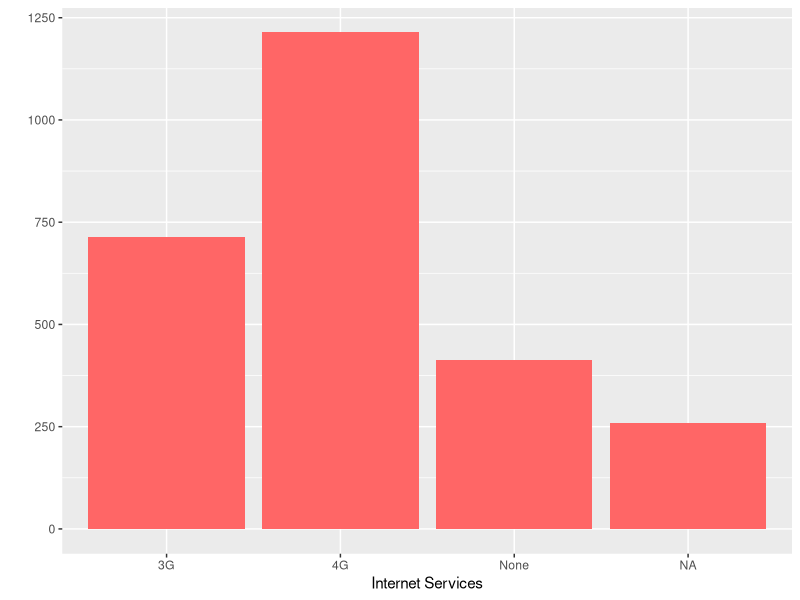
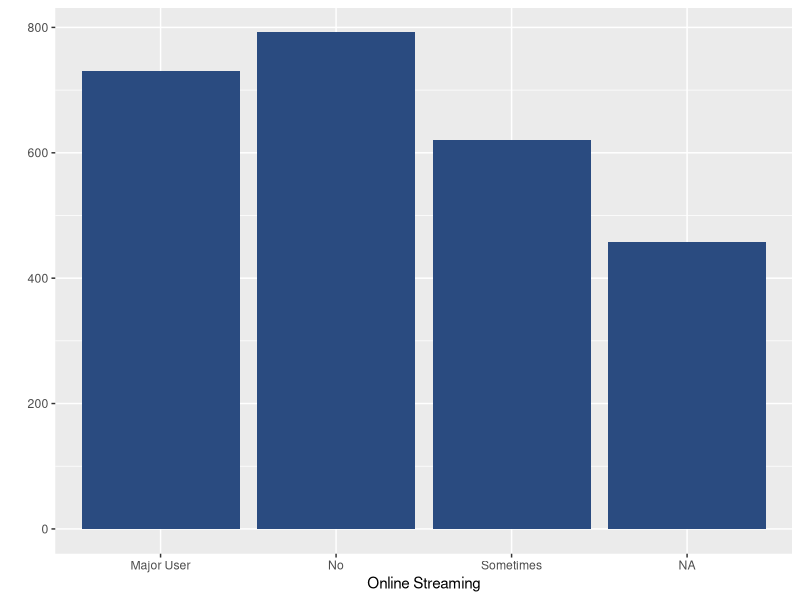
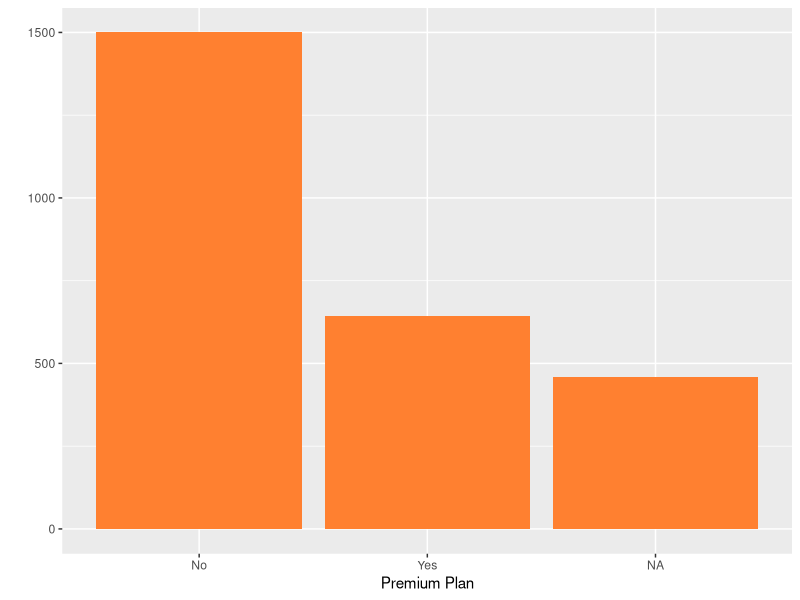
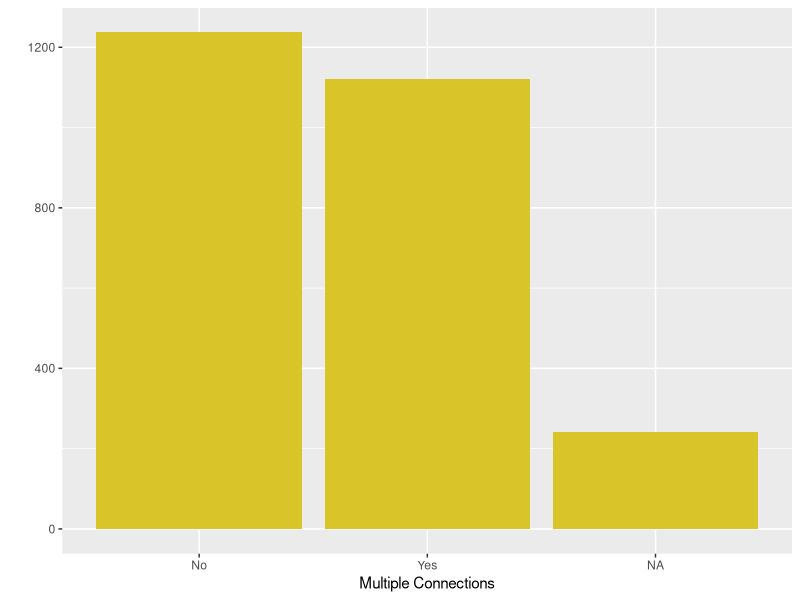
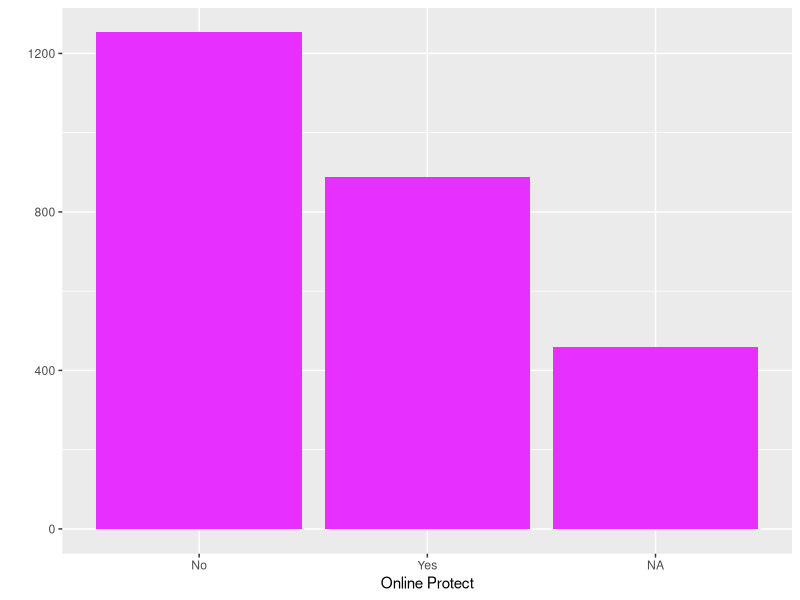
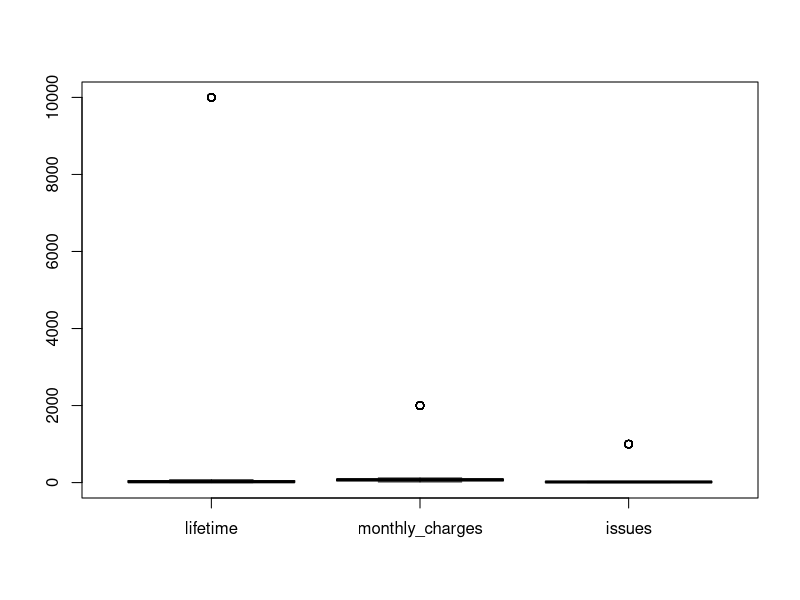
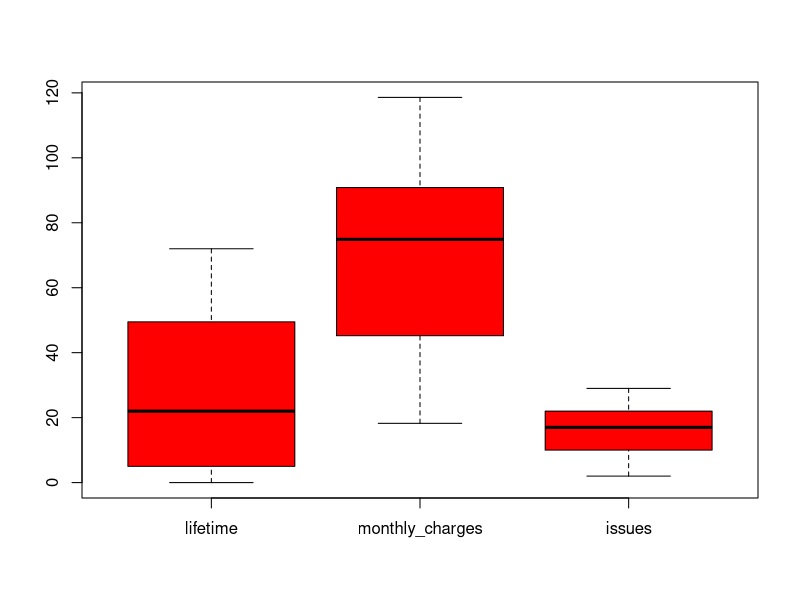
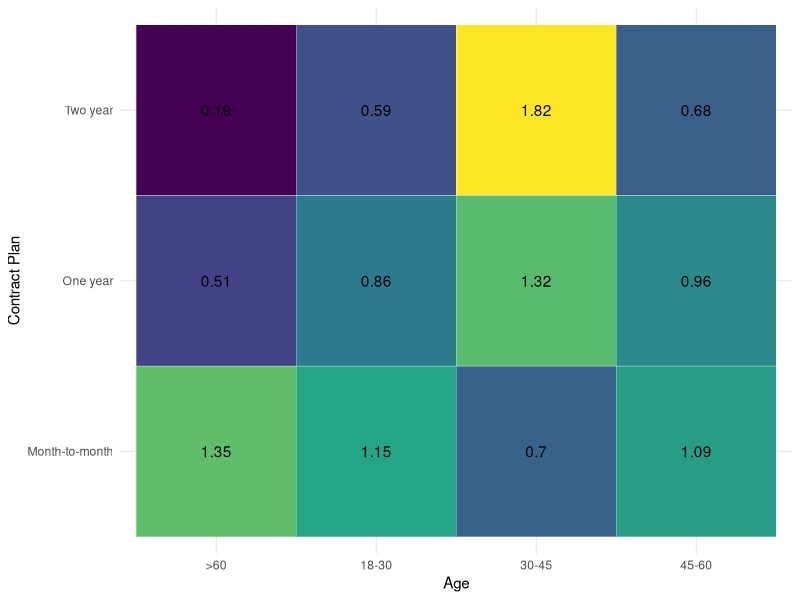

Generate these figures, in order, with R:
## ---- chunk 1
library("ggplot2")
library("dplyr")
library("reshape2")
## ---- chunk 2
raw_data <- read.csv("data/train.csv", header = TRUE)
head(raw_data)
## ---- chunk 3
summary(raw_data)
## ---- chunk 4
raw_data <- read.csv("data/train.csv", header = TRUE, na.strings = "")
ggplot(raw_data) +
  aes(internet_services) +
  geom_bar(stat="count", fill="#FF6666") +
  labs(
    x="Internet Services",
    y=" "
  )
## ---- chunk 5
ggplot(raw_data) +
  aes(online_streaming) +
  geom_bar(stat="count", fill="#2a4b80") +
  labs(
    x="Online Streaming",
    y=" "
  )
## ---- chunk 6
ggplot(raw_data) +
  aes(premium_plan) +
  geom_bar(stat="count", fill="#ff8030") +
  labs(
    x="Premium Plan",
    y=" "
  )
## ---- chunk 7
ggplot(raw_data) +
  aes(multiple_connections) +
  geom_bar(stat="count", fill="#d9c429") +
  labs(
    x="Multiple Connections",
    y=" "
  )
## ---- chunk 8
ggplot(raw_data) +
  aes(online_protect) +
  geom_bar(stat="count", fill="#e730ff") +
  labs(
    x="Online Protect",
    y=" "
  )
## ---- chunk 9
raw_data %>% 
  select(lifetime, monthly_charges, issues) %>% 
  boxplot(col="red")
## ---- chunk 10
upper_bound <- function(col){
  q1 <- quantile(col, 0.25)
  q3 <- quantile(col, 0.75)
  iqr <- q3 - q1
  upper <- q3 + 1.5*iqr
  return(upper)
}

upper_lifetime <- upper_bound(raw_data$lifetime)
upper_monthly_charges <- upper_bound(raw_data$monthly_charges)
upper_issues <- upper_bound(raw_data$issues)
max_value <- max(upper_lifetime, upper_monthly_charges, upper_issues)
data <- raw_data %>% 
  filter(lifetime < max_value, monthly_charges < max_value, issues < max_value)
data %>% 
  select(lifetime, monthly_charges, issues) %>% 
  boxplot(col="red")
## ---- chunk 11
data_contract_age <- data %>% 
                  select(c("contract_plan", "age"))
data_contract_age["value"] <- 1

contract_age <- data_contract_age %>% 
  dcast(age ~ contract_plan, value.var = "value", sum)

contract_age %>% 
  select(-1) %>% 
  as.matrix() %>% 
  chisq.test()

contract_age %>% 
  slice(1:4) %>% 
  melt(id.vars = "age") %>% 
  group_by(age) %>% 
  mutate(total_by_status = sum(value)) %>% 
  ungroup %>% 
  group_by(variable) %>% 
  mutate(total_contract_plan = sum(value)) %>% 
  ungroup %>% 
  rename(plan = variable) %>% 
  mutate(expected = total_by_status*total_contract_plan/sum(value)) %>% 
  mutate(lift = value/expected) %>% 
  ggplot(aes(age, plan)) +
  geom_tile(aes(fill = lift), color = "white") +
  geom_text(aes(label = round(lift,2))) +
  scale_fill_viridis_c() +
  theme_minimal() +
  theme(legend.position = "none") +
  labs(
    x="Age",
    y="Contract Plan"
  )
## ---- chunk 12
data_contract <- data %>% 
                  select(c("contract_plan", "exit_status"))
data_contract["value"] <- 1

contract <- data_contract %>% 
  dcast(exit_status ~ contract_plan, value.var = "value", sum)

contract %>% 
  select(-1) %>% 
  as.matrix() %>% 
  chisq.test()

contract %>% 
  slice(1:3) %>% 
  melt(id.vars = "exit_status") %>% 
  group_by(exit_status) %>% 
  mutate(total_by_status = sum(value)) %>% 
  ungroup %>% 
  group_by(variable) %>% 
  mutate(total_contract_plan = sum(value)) %>% 
  ungroup %>% 
  rename(plan = variable) %>% 
  mutate(expected = total_by_status*total_contract_plan/sum(value)) %>% 
  mutate(lift = value/expected) %>% 
  ggplot(aes(exit_status, plan)) +
  geom_tile(aes(fill = lift), color = "white") +
  geom_text(aes(label = round(lift,2))) +
  scale_fill_viridis_c() +
  theme_minimal() +
  theme(legend.position = "none") +
  labs(
    x="Exit Status",
    y="Contract Plan"
  )
## ---- chunk 13
ggplot(raw_data) +
  aes(contract_plan) +
  geom_bar(stat="count", fill="#e730ff") +
  labs(
    x="Contract Plan",
    y=" "
  )
## ---- chunk 14
mtm <- data %>% 
        filter(contract_plan=="Month-to-month")
mtm %>% 
  ggplot() +
  aes(exit_status, monthly_charges) +
  geom_boxplot(aes(fill=exit_status)) +
  theme_bw() + 
  theme(
    legend.position = "none"
  ) + 
  labs(
    x="Exit Status",
    y="Monthly Charges"
  )
## ---- chunk 15
mtm["issues_per_day"] = mtm$issues/mtm$lifetime
mode3 <- aov(issues_per_day ~ exit_status, data = mtm)
summary(mode3)
TukeyHSD(mode3)
## ---- chunk 16
mtm %>% 
  ggplot() +
  aes(exit_status, issues_per_day) +
  geom_boxplot(aes(fill=exit_status)) +
  theme_bw() + 
  theme(
    legend.position = "none"
  ) + 
  labs(
    x="Exit Status",
    y="Issues per Day"
  )
## ---- chunk 17
mtm %>% 
  group_by(exit_status) %>% 
  summarise(
    avg_monthly_charges = mean(monthly_charges),
    avg_issues_per_day = mean(issues_per_day)
  )
## ---- chunk 18
mtm1 <- mtm %>% select(c("exit_status","premium_plan"))
mtm1['value'] <- 1

mtm_premium_plan <- mtm1 %>% 
  dcast(exit_status ~ premium_plan, value.var = "value", sum)

mtm_premium_plan %>% 
  select(-1) %>% 
  as.matrix() %>% 
  chisq.test()

mtm_premium_plan %>% 
  melt(id.vars = "exit_status") %>% 
  group_by(exit_status) %>% 
  mutate(total_by_status = sum(value)) %>% 
  ungroup %>% 
  group_by(variable) %>% 
  mutate(total_premium_plan = sum(value)) %>% 
  ungroup %>% 
  rename(premium_plan = variable) %>% 
  mutate(expected = total_by_status*total_premium_plan/sum(value)) %>% 
  mutate(lift = value/expected) %>% 
  ggplot(aes(exit_status, premium_plan)) +
  geom_tile(aes(fill = lift), color = "white") +
  geom_text(aes(label = round(lift,2))) +
  scale_fill_viridis_c() +
  theme_minimal() +
  theme(legend.position = "none") +
  labs(
    x="Exit Status",
    y="Premium Plan"
  )
## ---- chunk 19
mtm1 <- mtm %>% select(c("exit_status","age"))
mtm1['value'] <- 1

mtm_age <- mtm1 %>% 
  dcast(exit_status ~ age, value.var = "value", sum)

mtm_age %>% 
  select(-1) %>% 
  as.matrix() %>% 
  chisq.test()

mtm_age %>% 
  melt(id.vars = "exit_status") %>% 
  group_by(exit_status) %>% 
  mutate(total_by_status = sum(value)) %>% 
  ungroup %>% 
  group_by(variable) %>% 
  mutate(total_age = sum(value)) %>% 
  ungroup %>% 
  rename(age = variable) %>% 
  mutate(expected = total_by_status*total_age/sum(value)) %>% 
  mutate(lift = value/expected) %>% 
  ggplot(aes(exit_status, age)) +
  geom_tile(aes(fill = lift), color = "white") +
  geom_text(aes(label = round(lift,2))) +
  scale_fill_viridis_c() +
  theme_minimal() +
  theme(legend.position = "none") +
  labs(
    x="Exit Status",
    y="Age"
  )
## ---- chunk 20
mtm1 <- mtm %>% select(c("exit_status","dependents"))
mtm1['value'] <- 1

mtm_dependents <- mtm1 %>% 
  dcast(exit_status ~ dependents, value.var = "value", sum)

mtm_dependents %>% 
  select(-1) %>% 
  as.matrix() %>% 
  chisq.test()

mtm_dependents %>% 
  slice(1:3) %>% 
  melt(id.vars = "exit_status") %>% 
  group_by(exit_status) %>% 
  mutate(total_by_status = sum(value)) %>% 
  ungroup %>% 
  group_by(variable) %>% 
  mutate(total_dependents = sum(value)) %>% 
  ungroup %>% 
  rename(dependents = variable) %>% 
  mutate(expected = total_by_status*total_dependents/sum(value)) %>% 
  mutate(lift = value/expected) %>% 
  ggplot(aes(exit_status, dependents)) +
  geom_tile(aes(fill = lift), color = "white") +
  geom_text(aes(label = round(lift,2))) +
  scale_fill_viridis_c() +
  theme_minimal() +
  theme(legend.position = "none") +
  labs(
    x="Exit Status",
    y="Dependents"
  )
